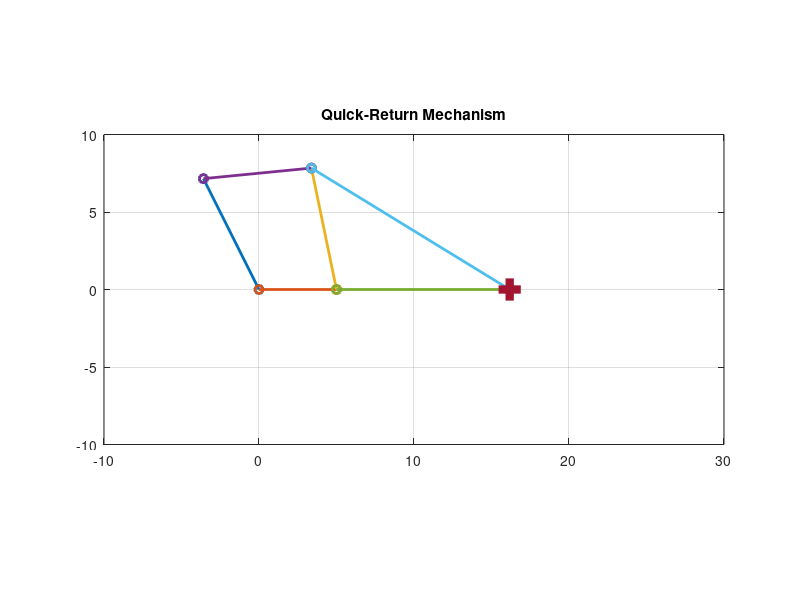

The MATLAB source for this figure:
clc; clearvars
l1 = 5 ; % ground link
l2 = 8 ; % crank 
l3 = 7 ; % coupler
l4 = 8 ; % rocker/follower
l5 = 15;

for t = 0:0.01:2
    omega = pi/4; omega = rad2deg(omega);
    th2 = omega*t;
    A = sin(th2);
    B = cos(th2) - (l1/l2);
    C = -(l1/l4)*cos(th2) + [((l1)^2 + (l2)^2 + (l4)^2 - (l3)^2)/(2*l2*l4)];
    
    th41 = 2*atan([A-sqrt(A.^2+B.^2-C.^2)]./(B+C));
    th42 = 2*atan([A+sqrt(A.^2+B.^2-C.^2)]./(B+C));
    
    D = -(l1/l3)*cos(th2) + [((l1)^2 + (l2)^2 + (l3)^2 - (l4)^2)/(2*l2*l3)];
    
    th31 = 2*atan([A+sqrt(A.^2+B.^2-D.^2)]./(B+D));
    th32 = 2*atan([A-sqrt(A.^2+B.^2-D.^2)]./(B+D));
    
    th5 = asin((-l4*sin(th41))/l5);
    
    SliderPos = [l1+l4*cos(th41)+l5*cos(th5),0];
    SliderPos(1,1)
    
    plot([0 l2*cos(th2)],[0 l2*sin(th2)],'o-','linewidth',2); hold on
    plot([0 l1],[0 0],'o-','linewidth',2); hold on
    plot([l1 l1+l4*cos(th41)],[0 l4*sin(th41)],'o-','linewidth',2); hold on
    plot([l2*cos(th2) l2*cos(th2)+l3*cos(pi+th31)],[l2*sin(th2) l2*sin(th2)+l3*sin(pi+th31)],'o-','linewidth',2); hold on
    
    plot([l1 l1+l4*cos(th41)+l5*cos(th5)],[0 0],'o-','linewidth',2); hold on
    plot([l1+l4*cos(th41) l1+l4*cos(th41)+l5*cos(th5)],[l4*sin(th41) 0],'o-','linewidth',2); hold on
    plot(l1+l4*cos(th41)+l5*cos(th5),0,'s','linewidth',10); hold off
    grid on
    title('Quick-Return Mechanism')
    axis(gca,'equal');
    axis([-10 30 -10 10])
    pause(0.1)
end